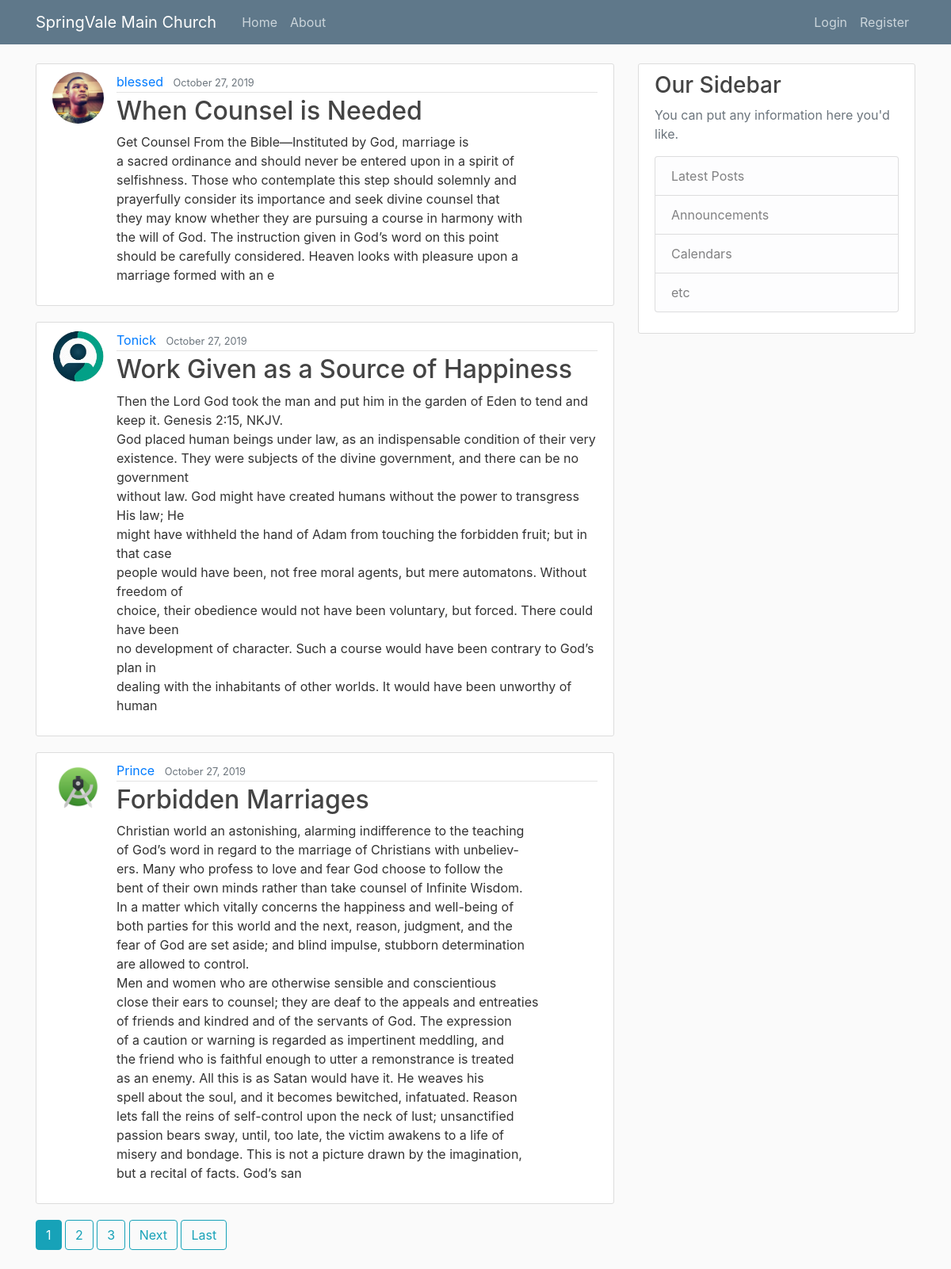
The page / on the database its author committed.
### blog/models.py (models this page shows, shortened)
class Post(models.Model):
	title = models.CharField(max_length=100)
	content = models.TextField()
	date_posted = models.DateTimeField(default=timezone.now)
	author = models.ForeignKey(User, on_delete=models.CASCADE)

### users/models.py (models this page shows, shortened)
class Profile(models.Model):
	user = models.OneToOneField(User, on_delete=models.CASCADE)
	image = models.ImageField(default='default.jpg', upload_to='profile_pics')

### blog/views.py (the view)
# urls.py: path('', PostListView.as_view(), name='blog-home'),
class PostListView(ListView):
	model = Post
	template_name = 'blog/home.html' #<app>/<model>_<viewtype>.html
	context_object_name = 'posts'
	ordering = ['-date_posted']
	paginate_by = 3

### blog/templates/blog/home.html (shortened to what this page needs)
{% extends "blog/base.html" %}
{% block content %}
	{% for post in posts %}
		<article class="media content-section">
			<img class="rounded-circle article-img " src="{{ post.author.profile.image.url }}">
		  <div class="media-body">
		    <div class="article-metadata">
		      <a class="mr-2" href="{% url 'user-posts' post.author.username %}">{{ post.author }}</a>
		      <small class="text-muted">{{ post.date_posted|date:"F d, Y" }}</small>
		    </div>
		    <h2><a class="article-title" href="{% url 'post-detail' post.id %}">{{ post.title }}</a></h2>
		    <p class="article-content">{{ post.content }}</p>
		  </div>
		</article>
	{% endfor %}
	{% if is_paginated %}
		{% for num in page_obj.paginator.page_range %}
			{% if page_obj.number == num %}
				<a class="btn btn-info mb-4" href="{{ num }}"> {{ num }}</a>
			{% elif num > page_obj.number|add:'-3' and num < page_obj.number|add:'3' %}
				<a class="btn btn-outline-info mb-4" href="?page={{ num }}"> {{ num }}</a>
			{% endif %}
		{% endfor %}
		{% if page_obj.has_next %}
			<a class="btn btn-outline-info mb-4" href="?page={{ page_obj.next_page_number }}">Next</a>
			<a class="btn btn-outline-info mb-4" href="?page={{ page_obj.paginator.num_pages }}">Last</a>
		{% endif %}
	{% endif %}
{% endblock content %}

### blog/templates/blog/base.html (shortened to what this page needs)
{% load static %}
<!DOCTYPE html>
<html>
<head>
	<link rel="stylesheet" type="text/css" href="{% static 'blog/bootstrap-4.3.1-dist/css/bootstrap.min.css' %}">
	<link rel="stylesheet" type="text/css" href="{% static 'blog/main.css' %}">
</head>
<body>
	<header class="site-header">
	  <nav class="navbar navbar-expand-md navbar-dark bg-steel fixed-top">
	    <div class="container">
	      <a class="navbar-brand mr-4" href="/">SpringVale Main Church</a>
	      <div class="collapse navbar-collapse" id="navbarToggle">
	        <div class="navbar-nav mr-auto">
	          <a class="nav-item nav-link" href="{% url 'blog-home' %}">Home</a>
	          <a class="nav-item nav-link" href="{% url 'blog-about' %}">About</a>
	        </div>
	        <div class="navbar-nav">
	          {% if user.is_authenticated %}
	          	<a class="nav-item nav-link" href="{% url 'post-create' %}">New Post</a>
	          	<a class="nav-item nav-link" href="{% url 'profile' %}">Profile</a>
	          	<a class="nav-item nav-link" href="{% url 'logout' %}">Logout</a>
	          {% else %}
	          	<a class="nav-item nav-link" href="{% url 'login' %}">Login</a>
	          	<a class="nav-item nav-link" href="{% url 'register' %}">Register</a>
	          {% endif %}
	        </div>
	      </div>
	    </div>
	  </nav>
	</header>
	<main role="main" class="container">
	  <div class="row">
	    <div class="col-md-8">
	      {% block content %}{% endblock %}
	    </div>
	    <div class="col-md-4">
	      <div class="content-section">
	        <h3>Our Sidebar</h3>
	        <p class='text-muted'>You can put any information here you'd like.
	          <ul class="list-group">
	            <li class="list-group-item list-group-item-light">Latest Posts</li>
	            <li class="list-group-item list-group-item-light">Announcements</li>
	            <li class="list-group-item list-group-item-light">Calendars</li>
	            <li class="list-group-item list-group-item-light">etc</li>
	          </ul>
	        </p>
	      </div>
	    </div>
	  </div>
	</main>
</body>
</html>

### blog/static/blog/main.css (style rules this page uses)
body { background: #fafafa; color: #333333; margin-top: 5rem; }
h1, h2, h3, h4, h5, h6 { color: #444444; }
ul { margin: 0; }
.bg-steel { background-color: #5f788a; }
.site-header .navbar-nav .nav-link { color: #cbd5db; }
.content-section { background: #ffffff; padding: 10px 20px; border: 1px solid #dddddd; border-radius: 3px; margin-bottom: 20px; }
.article-title { color: #444444; }
.article-content { white-space: pre-line; }
.article-img { height: 65px; width: 65px; margin-right: 16px; }
.article-metadata { padding-bottom: 1px; margin-bottom: 4px; border-bottom: 1px solid #e3e3e3 }

### rows shown on the page
Post: author.profile.image (picture), author "blessed", date_posted "October 27, 2019", title "When Counsel is Needed", content "Get Counsel From the Bible—Instituted by God, marriage is a sacred ordinance and should never be entered upon in a spirit of selfishness. Those who contemplate this step should solemnly and prayerfully consider its importance and seek divine counsel that they may know whether they are pursuing a course in harmony with the will of God. The instruction given in God’s word on this point should be carefully considered. Heaven looks with pleasure upon a marriage formed with an e"
Post: author.profile.image (placeholder picture), author "Tonick", date_posted "October 27, 2019", title "Work Given as a Source of Happiness", content "Then the Lord God took the man and put him in the garden of Eden to tend and keep it. Genesis 2:15, NKJV. God placed human beings under law, as an indispensable condition of their very existence. They were subjects of the divine government, and there can be no government without law. God might have created humans without the power to transgress His law; He might have withheld the hand of Adam from touching the forbidden fruit; but in that case people would have been, not free moral agents, but mere automatons. Without freedom of choice, their obedience would not have been voluntary, but forced. There could have been no development of character. Such a course would have been contrary to…"
Post: author.profile.image (picture), author "Prince", date_posted "October 27, 2019", title "Forbidden Marriages", content "Christian world an astonishing, alarming indifference to the teaching of God’s word in regard to the marriage of Christians with unbeliev- ers. Many who profess to love and fear God choose to follow the bent of their own minds rather than take counsel of Infinite Wisdom. In a matter which vitally concerns the happiness and well-being of both parties for this world and the next, reason, judgment, and the fear of God are set aside; and blind impulse, stubborn determination are allowed to control. Men and women who are otherwise sensible and conscientious close their ears to counsel; they are deaf to the appeals and entreaties of friends and kindred and of the servants of God. The expression…"

### other values the page prints
{{ num }} "1"
{{ num }} "2" "3"
